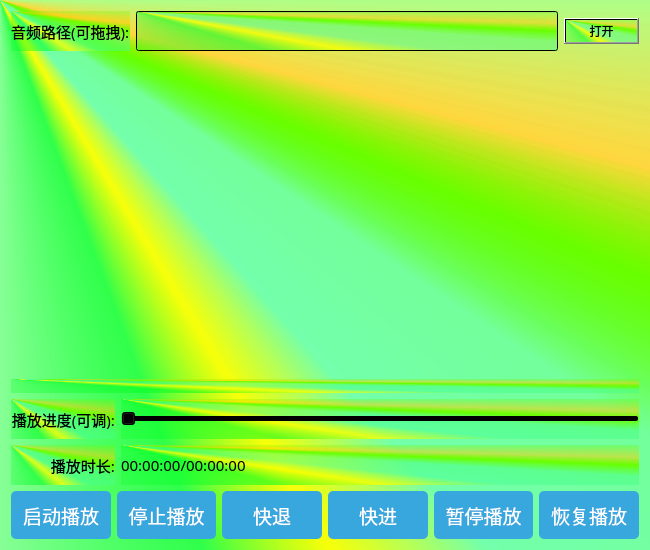
<?xml version="1.0" encoding="UTF-8"?>
<ui version="4.0">
 <class>Widget</class>
 <widget class="QWidget" name="Widget">
  <property name="geometry">
   <rect>
    <x>0</x>
    <y>0</y>
    <width>650</width>
    <height>550</height>
   </rect>
  </property>
  <property name="windowTitle">
   <string>Widget</string>
  </property>
  <property name="styleSheet">
   <string notr="true">background-color: qconicalgradient(cx:0, cy:0, angle:135, stop:0 rgba(0, 255, 3, 69), stop:0.375 rgba(0, 255, 33, 69), stop:0.423533 rgba(0, 255, 33, 145), stop:0.45 rgba(247, 255, 0, 208), stop:0.477581 rgba(71, 255, 145, 130), stop:0.518717 rgba(71, 255, 123, 130), stop:0.55 rgba(105, 255, 0, 255), stop:0.57754 rgba(255, 203, 0, 130), stop:0.625 rgba(85, 255, 0, 69), stop:1 rgba(255, 255, 0, 69));
background-image: url(:/new/prefix1/oMg3W5sSlAkP22QHaEo.jpg);</string>
  </property>
  <layout class="QVBoxLayout" name="verticalLayout">
   <item>
    <layout class="QHBoxLayout" name="horizontalLayout_2">
     <item>
      <widget class="QLabel" name="label">
       <property name="minimumSize">
        <size>
         <width>0</width>
         <height>40</height>
        </size>
       </property>
       <property name="font">
        <font>
         <family>微软雅黑</family>
         <pointsize>11</pointsize>
         <weight>50</weight>
         <bold>false</bold>
        </font>
       </property>
       <property name="text">
        <string>音频路径(可拖拽):</string>
       </property>
      </widget>
     </item>
     <item>
      <widget class="QLineEdit" name="line_audioPath">
       <property name="minimumSize">
        <size>
         <width>0</width>
         <height>40</height>
        </size>
       </property>
      </widget>
     </item>
     <item>
      <widget class="QPushButton" name="pushButton_2">
       <property name="styleSheet">
        <string notr="true"/>
       </property>
       <property name="text">
        <string>打开</string>
       </property>
       <property name="icon">
        <iconset resource="image.qrc">
         <normaloff>:/new/prefix1/3643772-archive-archives-document-folder-open_113445.png</normaloff>:/new/prefix1/3643772-archive-archives-document-folder-open_113445.png</iconset>
       </property>
      </widget>
     </item>
    </layout>
   </item>
   <item>
    <spacer name="verticalSpacer">
     <property name="orientation">
      <enum>Qt::Vertical</enum>
     </property>
     <property name="sizeHint" stdset="0">
      <size>
       <width>20</width>
       <height>40</height>
      </size>
     </property>
    </spacer>
   </item>
   <item>
    <widget class="QLabel" name="label_2">
     <property name="text">
      <string/>
     </property>
     <property name="pixmap">
      <pixmap resource="image.qrc">:/new/prefix1/music5.jpg</pixmap>
     </property>
    </widget>
   </item>
   <item>
    <layout class="QGridLayout" name="gridLayout">
     <item row="2" column="1">
      <widget class="QLabel" name="label_duration">
       <property name="minimumSize">
        <size>
         <width>0</width>
         <height>40</height>
        </size>
       </property>
       <property name="font">
        <font>
         <family>微软雅黑</family>
         <pointsize>11</pointsize>
         <weight>50</weight>
         <bold>false</bold>
        </font>
       </property>
       <property name="styleSheet">
        <string notr="true"/>
       </property>
       <property name="text">
        <string>00:00:00/00:00:00</string>
       </property>
      </widget>
     </item>
     <item row="2" column="0">
      <widget class="QLabel" name="label_11">
       <property name="minimumSize">
        <size>
         <width>0</width>
         <height>40</height>
        </size>
       </property>
       <property name="font">
        <font>
         <family>微软雅黑</family>
         <pointsize>11</pointsize>
         <weight>50</weight>
         <bold>false</bold>
        </font>
       </property>
       <property name="text">
        <string>播放时长:</string>
       </property>
       <property name="alignment">
        <set>Qt::AlignRight|Qt::AlignTrailing|Qt::AlignVCenter</set>
       </property>
      </widget>
     </item>
     <item row="1" column="1">
      <widget class="QSlider" name="slider">
       <property name="minimumSize">
        <size>
         <width>0</width>
         <height>40</height>
        </size>
       </property>
       <property name="minimum">
        <number>0</number>
       </property>
       <property name="singleStep">
        <number>0</number>
       </property>
       <property name="pageStep">
        <number>0</number>
       </property>
       <property name="orientation">
        <enum>Qt::Horizontal</enum>
       </property>
      </widget>
     </item>
     <item row="1" column="0">
      <widget class="QLabel" name="label_10">
       <property name="minimumSize">
        <size>
         <width>0</width>
         <height>40</height>
        </size>
       </property>
       <property name="font">
        <font>
         <family>微软雅黑</family>
         <pointsize>11</pointsize>
         <weight>50</weight>
         <bold>false</bold>
        </font>
       </property>
       <property name="text">
        <string>播放进度(可调):</string>
       </property>
       <property name="alignment">
        <set>Qt::AlignRight|Qt::AlignTrailing|Qt::AlignVCenter</set>
       </property>
      </widget>
     </item>
    </layout>
   </item>
   <item>
    <layout class="QHBoxLayout" name="horizontalLayout">
     <item>
      <widget class="QPushButton" name="btn_start">
       <property name="minimumSize">
        <size>
         <width>0</width>
         <height>48</height>
        </size>
       </property>
       <property name="styleSheet">
        <string notr="true">QPushButton{	
				font-family:&quot;Microsoft Yahei&quot;;  				
        border: none;
border-radius:5px;          
				color: rgb(255,255,255);
				background: rgb(56,167,222);  
				font-size: 19px;				/*14榜*/
}
 
QPushButton:hover {									 
        
        padding-bottom: 0px;
        background: rgb(66,177,232);  
      
}
QPushButton:pressed {		
        background: rgb(56,167,222);  
} </string>
       </property>
       <property name="text">
        <string>启动播放</string>
       </property>
      </widget>
     </item>
     <item>
      <widget class="QPushButton" name="btn_stop">
       <property name="minimumSize">
        <size>
         <width>0</width>
         <height>48</height>
        </size>
       </property>
       <property name="styleSheet">
        <string notr="true">QPushButton{	
				font-family:&quot;Microsoft Yahei&quot;;  				
        border: none;
border-radius:5px;          
				color: rgb(255,255,255);
				background: rgb(56,167,222);  
				font-size: 19px;				/*14榜*/
}
 
QPushButton:hover {									 
        
        padding-bottom: 0px;
        background: rgb(66,177,232);  
      
}
QPushButton:pressed {		
        background: rgb(56,167,222);  
} </string>
       </property>
       <property name="text">
        <string>停止播放</string>
       </property>
      </widget>
     </item>
     <item>
      <widget class="QPushButton" name="btn_back">
       <property name="minimumSize">
        <size>
         <width>0</width>
         <height>48</height>
        </size>
       </property>
       <property name="styleSheet">
        <string notr="true">QPushButton{	
				font-family:&quot;Microsoft Yahei&quot;;  				
        border: none;
border-radius:5px;          
				color: rgb(255,255,255);
				background: rgb(56,167,222);  
				font-size: 19px;				/*14榜*/
}
 
QPushButton:hover {									 
        
        padding-bottom: 0px;
        background: rgb(66,177,232);  
      
}
QPushButton:pressed {		
        background: rgb(56,167,222);  
} </string>
       </property>
       <property name="text">
        <string>快退</string>
       </property>
      </widget>
     </item>
     <item>
      <widget class="QPushButton" name="pushButton">
       <property name="minimumSize">
        <size>
         <width>0</width>
         <height>48</height>
        </size>
       </property>
       <property name="styleSheet">
        <string notr="true">QPushButton{	
				font-family:&quot;Microsoft Yahei&quot;;  				
        border: none;
border-radius:5px;          
				color: rgb(255,255,255);
				background: rgb(56,167,222);  
				font-size: 19px;				/*14榜*/
}
 
QPushButton:hover {									 
        
        padding-bottom: 0px;
        background: rgb(66,177,232);  
      
}
QPushButton:pressed {		
        background: rgb(56,167,222);  
} </string>
       </property>
       <property name="text">
        <string>快进</string>
       </property>
      </widget>
     </item>
     <item>
      <widget class="QPushButton" name="btn_pause">
       <property name="minimumSize">
        <size>
         <width>0</width>
         <height>48</height>
        </size>
       </property>
       <property name="styleSheet">
        <string notr="true">QPushButton{	
				font-family:&quot;Microsoft Yahei&quot;;  				
        border: none;
border-radius:5px;          
				color: rgb(255,255,255);
				background: rgb(56,167,222);  
				font-size: 19px;				/*14榜*/
}
 
QPushButton:hover {									 
        
        padding-bottom: 0px;
        background: rgb(66,177,232);  
      
}
QPushButton:pressed {		
        background: rgb(56,167,222);  
} </string>
       </property>
       <property name="text">
        <string>暂停播放</string>
       </property>
      </widget>
     </item>
     <item>
      <widget class="QPushButton" name="btn_resume">
       <property name="minimumSize">
        <size>
         <width>0</width>
         <height>48</height>
        </size>
       </property>
       <property name="styleSheet">
        <string notr="true">QPushButton{	
				font-family:&quot;Microsoft Yahei&quot;;  				
        border: none;
border-radius:5px;          
				color: rgb(255,255,255);
				background: rgb(56,167,222);  
				font-size: 19px;				/*14榜*/
}
 
QPushButton:hover {									 
        
        padding-bottom: 0px;
        background: rgb(66,177,232);  
      
}
QPushButton:pressed {		
        background: rgb(56,167,222);  
} </string>
       </property>
       <property name="text">
        <string>恢复播放</string>
       </property>
      </widget>
     </item>
    </layout>
   </item>
  </layout>
 </widget>
 <resources>
  <include location="image.qrc"/>
 </resources>
 <connections/>
</ui>
